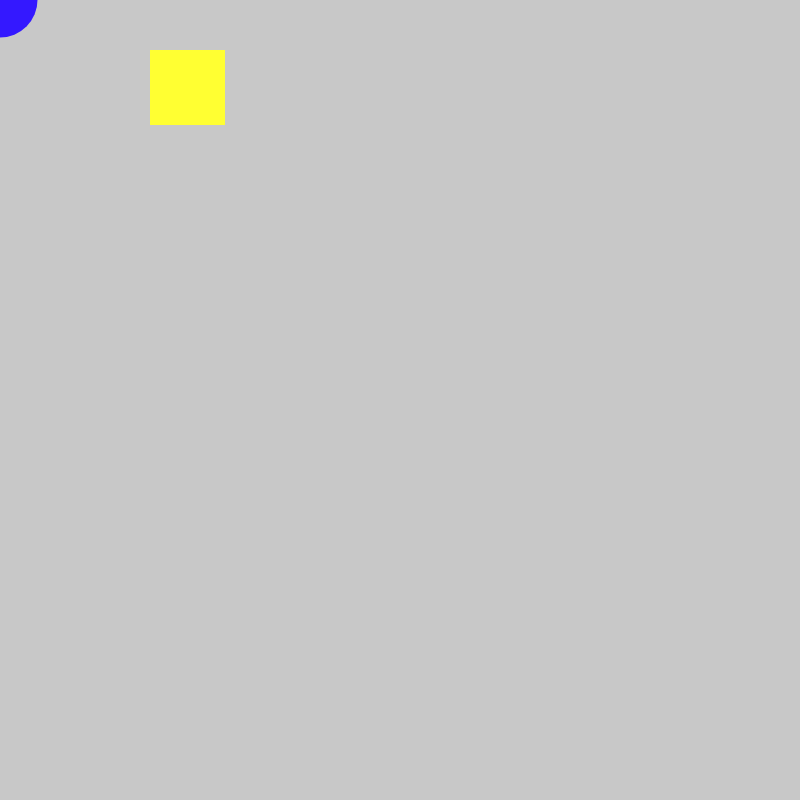
Frame 1 (no input)
Frame 60 (no input): identical to frame 1, image omitted
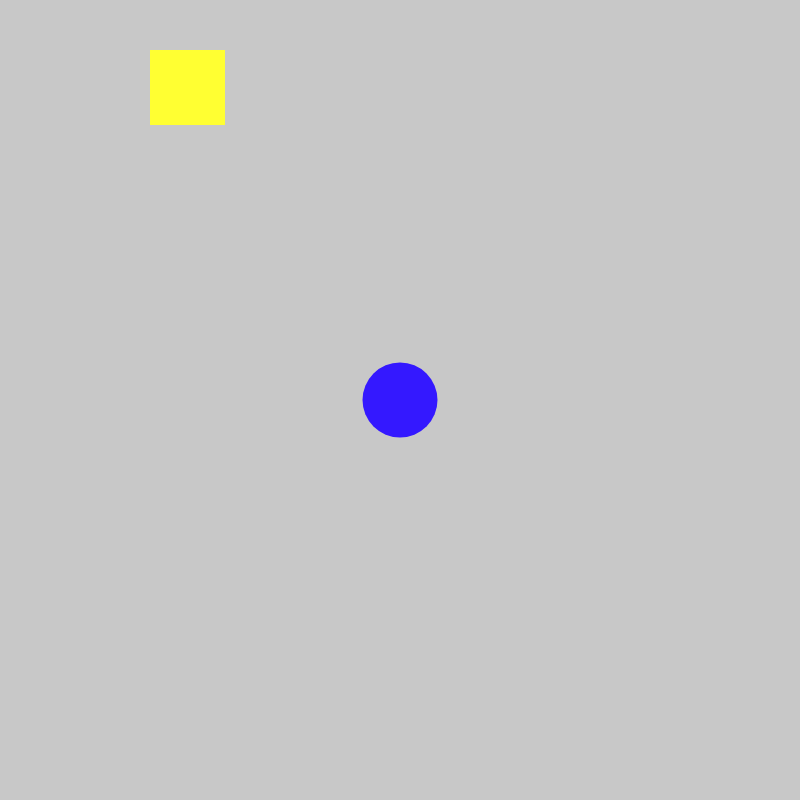
Frame 120 (the mouse pressed at the canvas centre since frame 60)

The p5.js sketch that drew these frames (run headless with seeded random() and noise() and a simulated clock; from frame 60 on, the mouse is pressed at the canvas centre):

// p5.js sketch
// ── sketch.js
var circleX = 0;

function setup() {
  createCanvas(800,800);
 
 
}

function draw() {
  
  background (200);
  noStroke();
  fill (52,24,255);
  ellipse (mouseX,mouseY,75,75);

  
  fill (255,255,50);
  rect (150,50,75,75);
  circleX = circleX + 1;
}
